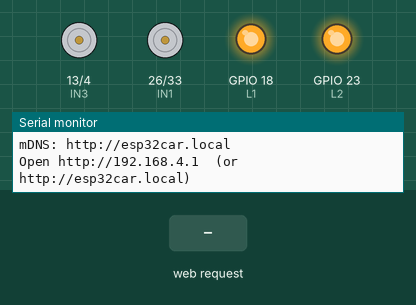
The sketch below on a simulated ESP32. Shown: motor-driver pin pairs drawn as motors (green arrow = first pin HIGH = forward, orange = second pin HIGH = backward, longer = more drive), output pins drawn as LEDs (lit = HIGH), the last lines printed to the serial monitor. The inputs (shaded band) are chosen by the test bench.

Above: at 1.2 s.
1.3 s: HTTP request GET /cmd?c=B received
At 1.9 s:
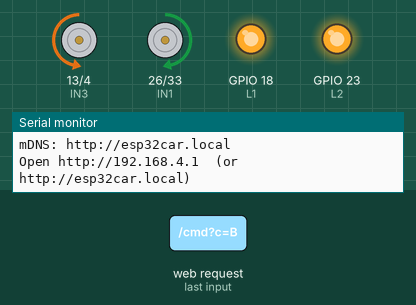
3.8 s: HTTP request GET /cmd?c=F received
At 4.4 s:
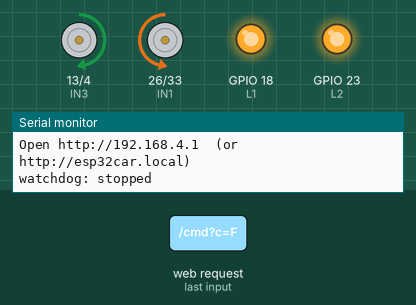
6.3 s: HTTP request GET /cmd?c=LF received
8.8 s: HTTP request GET /cmd?c=RF received
At 9.4 s:
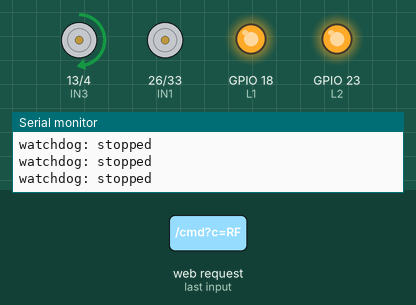
Timing chart, 0 to 11.8 s (numbered marks = the images above; inputs shaded):
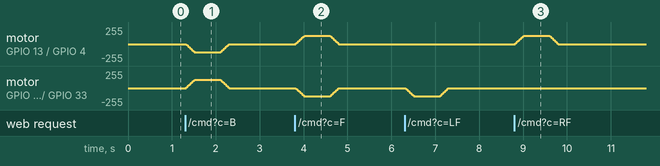

Measured:
- after the input at 1.3 s, motor on GPIO 26 (IN1) / GPIO 33 (IN2): rises from stopped to forward 125/255 in 0.20 s, then falls to stopped in 0.78 s
- after the input at 3.8 s, motor on GPIO 13 (IN3) / GPIO 4 (IN4): rises from stopped to forward 125/255 in 0.20 s, then falls to stopped in 0.78 s
- after the input at 8.8 s, motor on GPIO 13 (IN3) / GPIO 4 (IN4): rises from stopped to forward 125/255 in 0.20 s, then falls to stopped in 0.79 s

The sketch:

rc_car_WORKING.ino
```cpp
#include <WiFi.h>
#include <WebServer.h>
#include <ESPmDNS.h>

// --- Motor Pins ---
const int IN1 = 26, IN2 = 33, IN3 = 13, IN4 = 4;
// --- LED Pins ---
const int L1 = 18, L2 = 23;
bool lightsOn = true;

// --- SPEED SETTINGS ---
const int MAX_SPEED = 125;  // 0 to 255, lower this number to make the car slower!
const int RAMP_STEP = 10;   // how much speed to add per step (lower = smoother acceleration)
const int RAMP_DELAY = 15;  // milliseconds between steps (lower = faster acceleration)

// --- WiFi AP ---
const char* AP_SSID = "ESP32_RC_Car";
const char* AP_PASS = "rcCar1234";

WebServer server(80);

// --- State Management ---
String targetDirection = "S"; // 'F', 'B', 'LF', 'RF', 'LB', 'RB' or 'S'
String currentDirection = "S";
int currentSpeed = 0;
unsigned long lastRampTime = 0;
unsigned long lastMoveMs = 0;
const unsigned long CMD_TIMEOUT = 800; // watchdog (stop if connection drops)

// --- Web UI ---
const char PAGE[] = R"rawliteral(
<!DOCTYPE html><html><head>
<meta charset="utf-8">
<meta name="viewport" content="width=device-width,initial-scale=1,maximum-scale=1,user-scalable=no">
<title>RC Car</title>
<style>
  body{
    margin:0;
    background:#111;
    color:#eee;
    font-family:system-ui,sans-serif;
    height:100vh;
    display:flex;
    flex-direction:column;
    align-items:center;
    justify-content:center;
    overflow:hidden;
    user-select:none;
    -webkit-user-select:none
  }
  #status{
    position:fixed;
    top:14px;
    display:flex;
    align-items:center;
    gap:8px;
    font-size:14px
  }
  #dot{
    width:12px;
    height:12px;
    border-radius:50%;
    background:#555;
    transition:background .2s
  }
  .pad{
    display:grid;
    grid-template-columns:repeat(3,90px);
    grid-template-rows:repeat(3,90px);
    gap:10px
  }
  button{
    font-size:28px;
    background:#222;
    color:#eee;
    border:2px solid #444;
    border-radius:16px;
    touch-action:none;
    -webkit-tap-highlight-color:transparent
  }
  button:active{
    background:#0a7
  }
  #lights{
    grid-column:1/4;
    font-size:18px
  }
  .empty{visibility:hidden}
  #hint{
    position:fixed;
    bottom:14px;
    font-size:12px;
    color:#777;
    text-align:center;
    padding:0 16px
  }
</style></head><body>
<div id="status"><span id="dot"></span><span id="statustext">Connecting…</span></div>
<div class="pad">
  <button data-cmd="LF">▲◀</button><button data-cmd="F">▲</button><button data-cmd="RF">▶▲</button>
  <button class="empty"></button><button data-cmd="S">■</button><button class="empty"></button>
  <button data-cmd="LB">▼◀</button><button data-cmd="B">▼</button><button data-cmd="RB">▶▼</button>
  <button id="lights">Lights: OFF</button>
</div>
<div id="hint">Hold a direction to drive, release to stop. Click middle button to stop as well.</div>
<script>
const dot=document.getElementById('dot'), st=document.getElementById('statustext');
let held=null, repeatTimer=null, lightsOnFlag=true;

function setStatus(ok){
  dot.style.background = ok ? '#0f0' : '#f33';
  st.textContent = ok ? 'Connected' : 'Disconnected — join "ESP32_RC_Car"';
}
async function send(c){
  try{ await fetch('/cmd?c='+c, {cache:'no-store'}); return true; }
  catch(e){ setStatus(false); return false; }
}
function press(cmd){
  held=cmd; send(cmd);
  clearInterval(repeatTimer);
  repeatTimer=setInterval(()=>{ if(held) send(held); }, 120);
}
function release(){
  if(!held) return;
  clearInterval(repeatTimer); repeatTimer=null;
  send('S'); held=null;
}
setInterval(async ()=>{
  try{ const r=await fetch('/ping',{cache:'no-store'}); setStatus(r.ok); }
  catch(e){ setStatus(false); }
},1000);
setStatus(false);

document.querySelectorAll('button[data-cmd]').forEach(b=>{
  const c=b.dataset.cmd;
  if(c==='S') return;
  b.addEventListener('pointerdown',e=>{e.preventDefault(); b.setPointerCapture(e.pointerId); press(c);});
  b.addEventListener('pointerup',e=>{e.preventDefault(); release();});
  b.addEventListener('pointercancel',release);
  b.addEventListener('lostpointercapture',release);
});
document.querySelector('button[data-cmd="S"]').addEventListener('pointerdown',e=>{
  e.preventDefault(); release(); send('S');
});
const lb=document.getElementById('lights');
lb.addEventListener('pointerdown',async e=>{
  e.preventDefault(); await send('T');
  lightsOnFlag=!lightsOnFlag; lb.textContent='Lights: '+(lightsOnFlag?'OFF':'ON');
});
document.addEventListener('visibilitychange',()=>{ if(document.hidden){ release(); send('S'); }});
window.addEventListener('blur',()=>{ release(); send('S'); });
window.addEventListener('beforeunload',()=>{ navigator.sendBeacon('/cmd?c=S'); });
</script></body></html>
)rawliteral";

//actually applies the PWM signal to the pins
void applyMotorPWM(String dir, int speed) {
  if(dir=="B"){ // Forward
    analogWrite(IN1, speed); analogWrite(IN2, 0);
    analogWrite(IN3, 0); analogWrite(IN4, speed);
  }else if(dir== "F"){// Reverse
      analogWrite(IN1, 0); analogWrite(IN2, speed);
      analogWrite(IN3, speed); analogWrite(IN4, 0);
  }else if(dir== "LF"){ // Left
      analogWrite(IN1, 0); analogWrite(IN2, speed);
      analogWrite(IN3, 0);     analogWrite(IN4, 0);
  }else if(dir== "RF"){// Right
      analogWrite(IN1, 0);     analogWrite(IN2, 0);
      analogWrite(IN3, speed); analogWrite(IN4, 0);
  }else if(dir== "RB"){
      analogWrite(IN1, speed); analogWrite(IN2, 0);
      analogWrite(IN3, 0);     analogWrite(IN4, 0);
  }else if(dir=="LB"){
      analogWrite(IN1, 0); analogWrite(IN2, 0);
      analogWrite(IN3, 0);     analogWrite(IN4, speed);
  }else{
      analogWrite(IN1, 0); analogWrite(IN2, 0);
      analogWrite(IN3, 0); analogWrite(IN4, 0);
  }
}

void stopMotors() {
  targetDirection = "S";
  // don't set speed to 0 instantly, the updateMotors() loop will smoothly ramp it down
}

void toggleLights(){
  lightsOn = !lightsOn;
  digitalWrite(L1, lightsOn?HIGH:LOW);
  digitalWrite(L2, lightsOn?HIGH:LOW);
}

//smooth acceleration and deceleration
void updateMotors() {
  if (millis() - lastRampTime > RAMP_DELAY) {
    lastRampTime = millis();
    //changing direction -> must brake first
    if (targetDirection != currentDirection) {
      if (currentSpeed > 0) {
        currentSpeed -= RAMP_STEP; //ramp down
        if (currentSpeed < 0) currentSpeed = 0;
      } else {
        currentDirection = targetDirection; //safe to change direction
      }
    }
    //going the same direction -> adjust speed to target
    else {
      int targetSpeed = (targetDirection == "S") ? 0 : MAX_SPEED;
      if (currentSpeed < targetSpeed) {
        currentSpeed += RAMP_STEP; //ramp up
        if (currentSpeed > targetSpeed) currentSpeed = targetSpeed;
      } else if (currentSpeed > targetSpeed) {
        currentSpeed -= RAMP_STEP; //ramp down
        if (currentSpeed < targetSpeed) currentSpeed = targetSpeed;
      }
    }
    applyMotorPWM(currentDirection, currentSpeed);
  }
}

void handleRoot(){
  server.send(200, "text/html", PAGE);
}

void handleCmd(){
  if(!server.hasArg("c")){ server.send(400,"text/plain","missing c"); return; }
  //read the whole String instead of just the first char
  String cmd = server.arg("c");

  if (cmd == "F" || cmd == "B" || cmd == "LF" || cmd == "RF" || cmd == "LB" || cmd == "RB") {
    targetDirection = cmd;
    lastMoveMs = millis();
  } else if (cmd == "S") {
    stopMotors();
  } else if (cmd == "T") {
    toggleLights();
  } else {
    server.send(400,"text/plain","bad cmd");
    return;
  }
  server.send(200,"text/plain","ok");
}

void handlePing(){ server.send(200,"text/plain","pong"); }

void setup(){
  Serial.begin(115200);

  //setup PWM pins (ESP32 handles analogWrite natively)
  pinMode(IN1,OUTPUT); pinMode(IN2,OUTPUT);
  pinMode(IN3,OUTPUT); pinMode(IN4,OUTPUT);
  pinMode(L1,OUTPUT);  pinMode(L2,OUTPUT);

  applyMotorPWM("S", 0);
  digitalWrite(L1,HIGH); digitalWrite(L2,HIGH);

  WiFi.mode(WIFI_AP);
  WiFi.setSleep(false);
  bool ok = WiFi.softAP(AP_SSID, AP_PASS);
  Serial.printf("AP %s  IP: %s\n", ok ? "up" : "FAILED", WiFi.softAPIP().toString().c_str());

  if(MDNS.begin("esp32car")){
    MDNS.addService("http","tcp",80);
    Serial.println("mDNS: http://esp32car.local");
  }

  server.on("/", handleRoot);
  server.on("/cmd", handleCmd);
  server.on("/ping", handlePing);
  server.onNotFound([]{ server.send(404,"text/plain","not found"); });
  server.begin();

  Serial.println("Open http://192.168.4.1  (or http://esp32car.local)");
}

void loop(){
  server.handleClient();
  updateMotors(); //smooth acceleration

  //if we're moving but no command arrived, stop
  if (targetDirection != "S" && millis() - lastMoveMs > CMD_TIMEOUT){
    stopMotors();
    Serial.println("watchdog: stopped");
  }
  delay(1);
}
```
